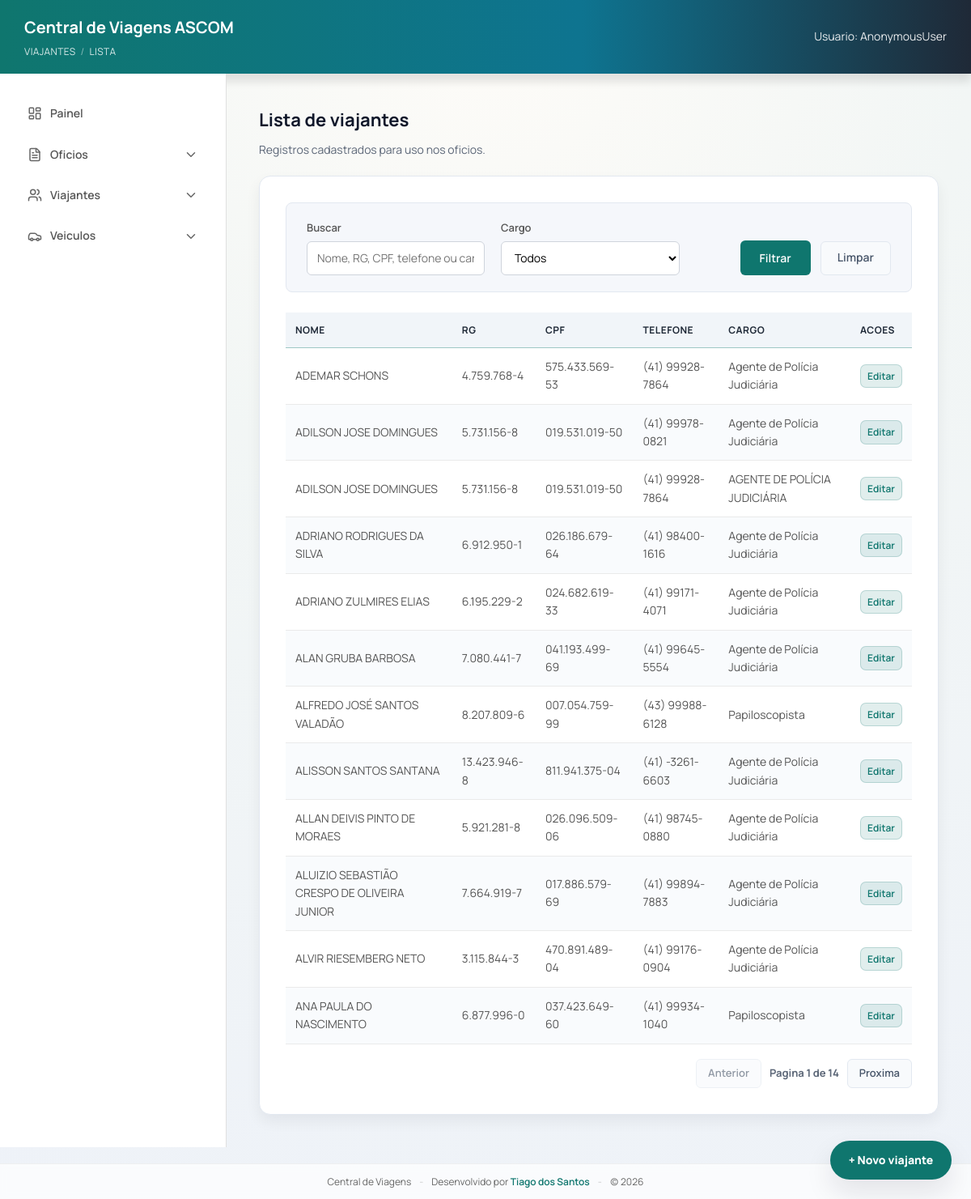
Page /viajantes/ on the earlier database version.
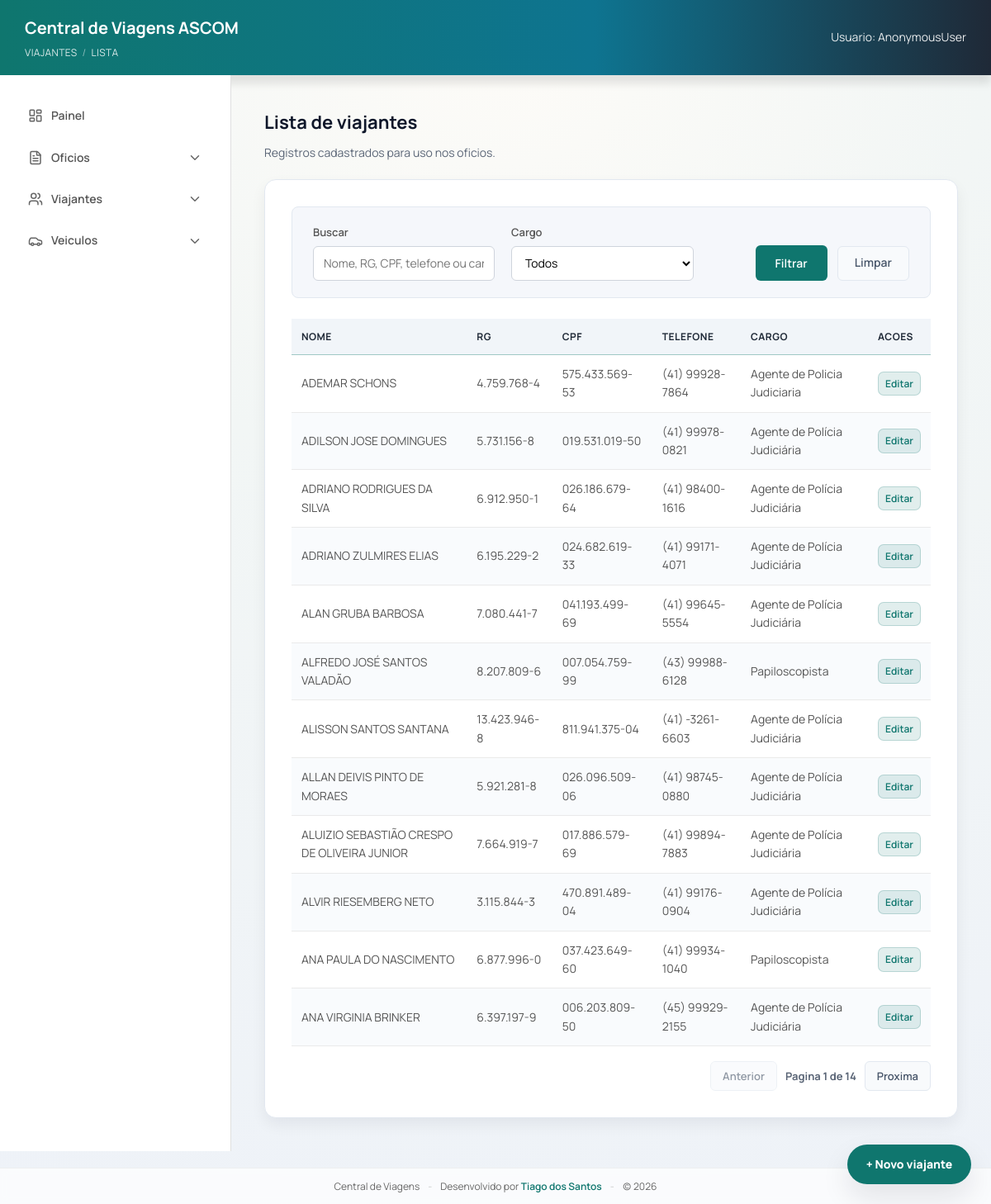
Same page on the later database version.
### viagens/models.py (models this page shows, shortened)
class Viajante(models.Model):
    nome = models.CharField(max_length=200)
    rg = models.CharField(max_length=50)
    cpf = models.CharField(max_length=50)
    cargo = models.CharField(max_length=120)
    telefone = models.CharField(max_length=30, blank=True)

### viagens/views.py (the view, shortened to what this page needs)
# urls.py: path("viajantes/", views.viajantes_lista, name="viajantes_lista"),
@require_http_methods(["GET"])
def viajantes_lista(request):
    q = request.GET.get("q", "").strip()
    cargo = request.GET.get("cargo", "").strip()
    viajantes = Viajante.objects.all()
    if cargo:
        viajantes = viajantes.filter(cargo__iexact=cargo)
    viajantes = viajantes.order_by("nome")
    cargo_choices = _get_cargo_choices()
    paginator = Paginator(viajantes, 12)
    page_obj = paginator.get_page(request.GET.get("page"))
    params = request.GET.copy()
    params.pop("page", None)
    querystring = params.urlencode()
    return render(
        request,
        "viagens/viajantes_list.html",
        {
            "viajantes": page_obj,
            "page_obj": page_obj,
            "querystring": querystring,
            "q": q,
            "cargo_choices": cargo_choices,
            "cargo_selecionado": cargo,
        },
    )

### viagens/views.py (called while the page is built)
def _get_cargo_choices() -> list[str]:
    custom = getattr(settings, "CARGO_CHOICES", None)
    if custom:
        return list(custom)
    return list(DEFAULT_CARGO_CHOICES)

### viagens/templates/viagens/viajantes_list.html (shortened to what this page needs)
{% extends "viagens/base.html" %}
{% block breadcrumb %}
  Viajantes <span class="breadcrumb-sep">/</span> Lista
{% endblock %}
{% block content %}
  <h2 class="page-title">Lista de viajantes</h2>
  <p class="page-subtitle">Registros cadastrados para uso nos oficios.</p>
  <div class="list-card">
    <div class="filter-bar">
      <form method="get" class="filter-form">
        <div class="filter-left">
          <div class="filter-group">
            <label>Buscar</label>
            <input type="text" name="q" value="{{ q }}" placeholder="Nome, RG, CPF, telefone ou cargo" />
          </div>
          <div class="filter-group">
            <label>Cargo</label>
            <select name="cargo">
              <option value="">Todos</option>
            </select>
          </div>
        </div>
        <div class="filter-actions">
          <button type="submit" class="btn-primary">Filtrar</button>
          <a href="{% url 'viajantes_lista' %}" class="btn-clear">Limpar</a>
        </div>
      </form>
    </div>
    {% if viajantes %}
      <table class="table">
        <thead>
          <tr>
            <th>Nome</th>
            <th>RG</th>
            <th>CPF</th>
            <th>Telefone</th>
            <th>Cargo</th>
            <th>Acoes</th>
          </tr>
        </thead>
        <tbody>
          {% for viajante in viajantes %}
            <tr>
              <td>{{ viajante.nome }}</td>
              <td>{{ viajante.rg }}</td>
              <td>{{ viajante.cpf }}</td>
              <td>{{ viajante.telefone }}</td>
              <td>{{ viajante.cargo }}</td>
              <td>
                <a href="{% url 'viajante_editar' viajante.id %}" class="btn-edit">Editar</a>
              </td>
            </tr>
          {% endfor %}
        </tbody>
      </table>
      {% if page_obj.paginator.num_pages > 1 %}
        <div class="pagination">
          {% if page_obj.has_previous %}
            <a class="btn-clear btn-small" href="?{% if querystring %}{{ querystring }}&{% endif %}page={{ page_obj.previous_page_number }}">Anterior</a>
          {% else %}
            <span class="btn-clear btn-small is-disabled">Anterior</span>
          {% endif %}
          <span class="pagination-info">Pagina {{ page_obj.number }} de {{ page_obj.paginator.num_pages }}</span>
          {% if page_obj.has_next %}
            <a class="btn-clear btn-small" href="?{% if querystring %}{{ querystring }}&{% endif %}page={{ page_obj.next_page_number }}">Proxima</a>
          {% else %}
            <span class="btn-clear btn-small is-disabled">Proxima</span>
          {% endif %}
        </div>
      {% endif %}
    {% endif %}
  </div>
  <div class="fab-stack" aria-label="Atalhos">
    <a class="fab" href="{% url 'viajante_cadastro' %}">+ Novo viajante</a>
  </div>
{% endblock %}

Differences in the rows shown:
removed Viajante: nome "ADILSON JOSE DOMINGUES", rg "5.731.156-8", cpf "019.531.019-50", telefone "(41) 99928-7864", cargo "AGENTE DE POLÍCIA JUDICIÁRIA"
changed Viajante "ADEMAR SCHONS": cargo "Agente de Polícia Judiciária" → "Agente de Policia Judiciaria"
now on this page (row unchanged): Viajante: nome "ANA VIRGINIA BRINKER", rg "6.397.197-9", cpf "006.203.809-50", telefone "(45) 99929-2155", cargo "Agente de Polícia Judiciária"
